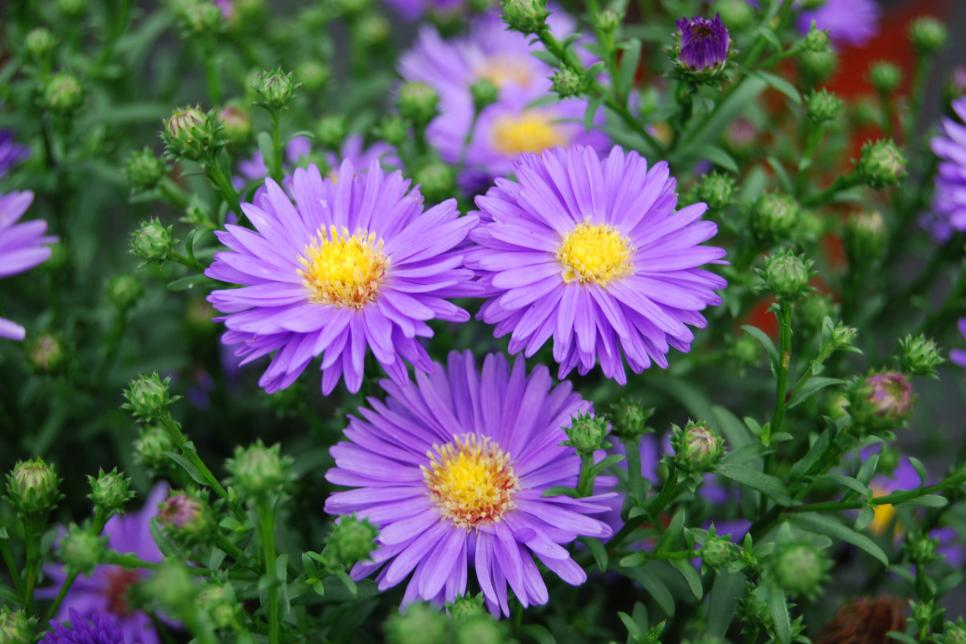
#> input picture partial-exams/1-kol-20/flowers.jpg, 966 x 644 px
$ python 1-partial-exam.py   (older library calls are emulated)
#> lines starting #> are read from the running program, lines starting #| are printed output that depends on the picture
"""

 Created on 17-Apr-21
 @author: Kiril Zelenkovski [161141]
 @topic: 1st partial exam

"""
import cv2
import matplotlib.pyplot as plt
import numpy as np

img = cv2.imread("flowers.jpg", 1)
#> img is the input picture: shape (644, 966, 3); mean B, G, R 93.5, 92.5, 88.3
img_rgb = cv2.cvtColor(img, cv2.COLOR_BGR2RGB)
img_gry = cv2.cvtColor(img, cv2.COLOR_BGR2GRAY)
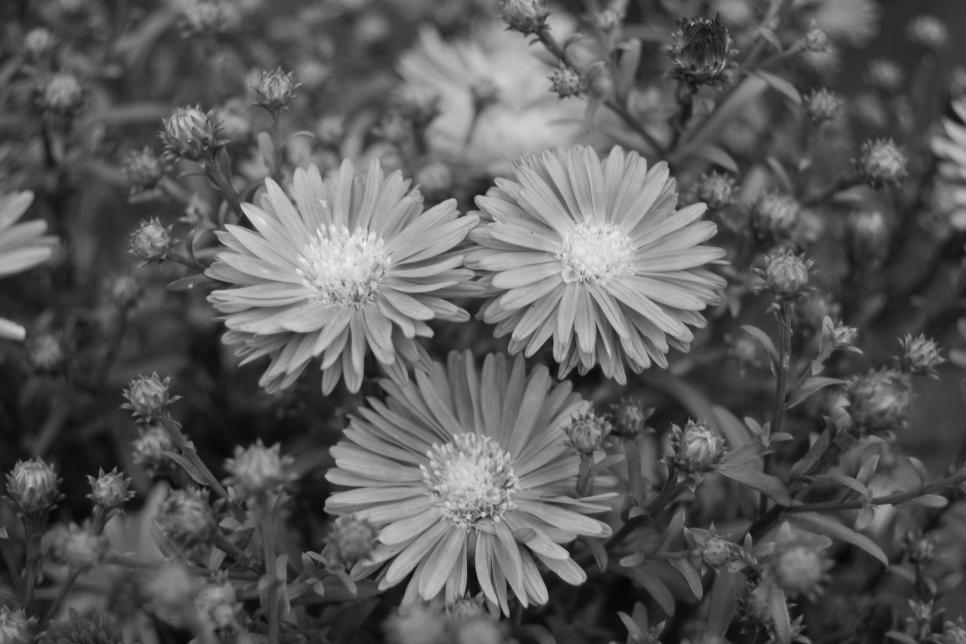
#> img_gry: shape (644, 966); min 4, max 241, mean 91.3
# create a mask
mask = np.zeros(img_gry.shape[:2], np.uint8)
mask[130:620, 180:730] = 255
masked_img = cv2.bitwise_and(img_gry, img_gry, mask=mask)
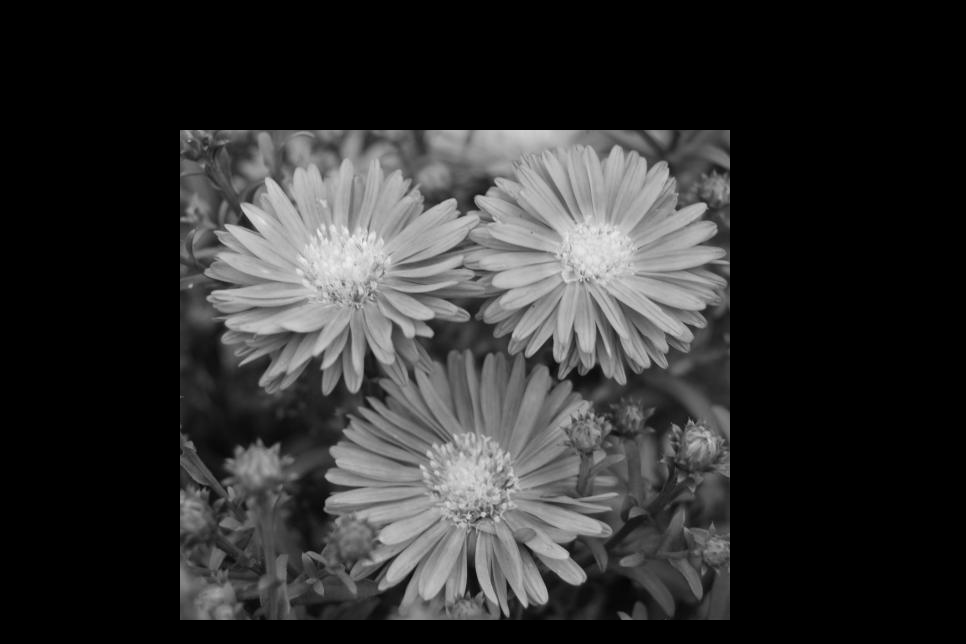
#> masked_img: shape (644, 966); min 0, max 241, mean 47.9

# Calculate histogram with mask and without mask
# Check third argument for mask
hist_mask = cv2.calcHist([img_gry], [0], mask, [256], [0, 256])
#> hist_mask = 256 values, max 2160 at index 178, min 0 at index 0, mean 1052.7

# Calculate sobel x: 1, 0
sobelx64f_x = cv2.Sobel(img_gry, cv2.CV_64F, 1, 0, ksize=5)
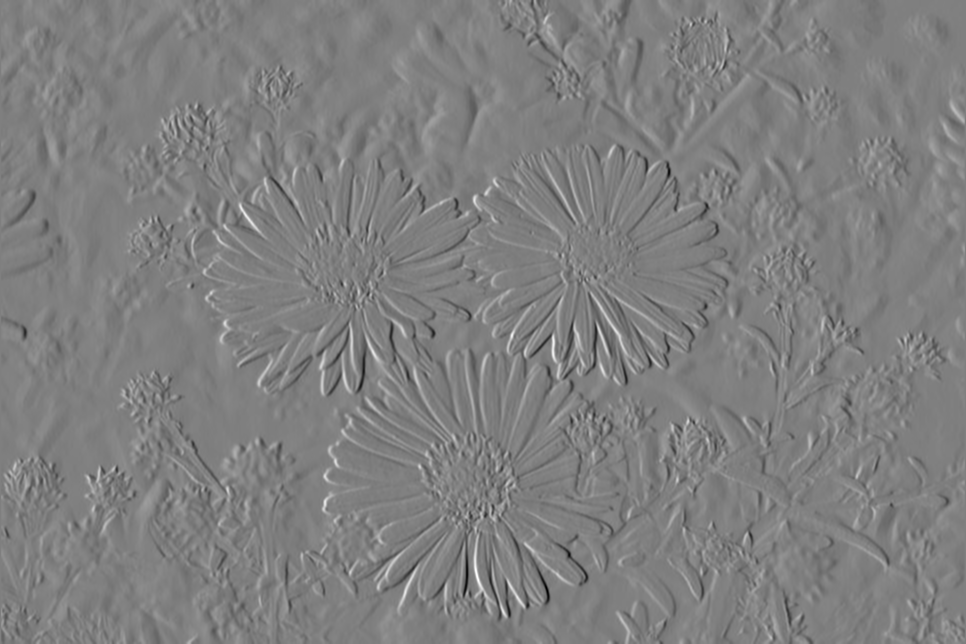
#> sobelx64f_x: shape (644, 966) float64; min -6752, max 6721, mean 1.4; drawn with min black and max white
abs_sobel64f_x = np.absolute(sobelx64f_x)
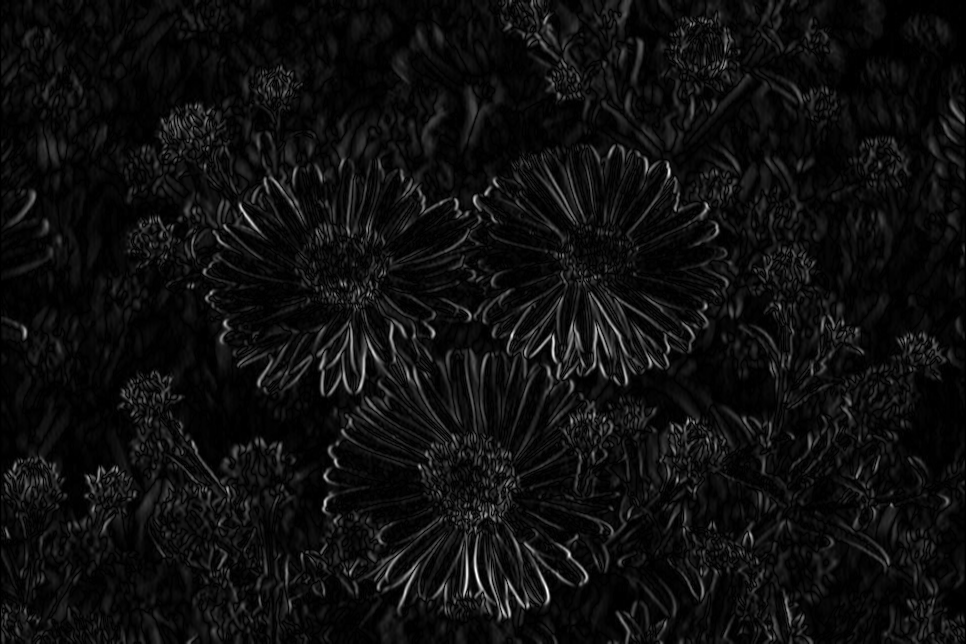
#> abs_sobel64f_x: shape (644, 966) float64; min 0, max 6752, mean 396.5; drawn with min black and max white
abs_sobel64f_x = abs_sobel64f_x / np.amax(abs_sobel64f_x[:])

# Calculate sobel y: 0, 1
sobelx64f_y = cv2.Sobel(img_gry, cv2.CV_64F, 1, 0, ksize=5)
abs_sobel64f_y = np.absolute(sobelx64f_y)
abs_sobel64f_y = abs_sobel64f_y / np.amax(abs_sobel64f_y[:])

plt.figure(1)
plt.subplot(3, 2, 1)
plt.imshow(img_rgb)

plt.subplot(3, 2, 2)
plt.imshow(img_gry, cmap='gray')

plt.subplot(3, 2, 3)
plt.imshow(masked_img, cmap='gray')

plt.subplot(3, 2, 4)
plt.plot(hist_mask)

plt.subplot(3, 2, 5)
plt.imshow(abs_sobel64f_x, cmap='gray')

plt.subplot(3, 2, 6)
plt.imshow(abs_sobel64f_y, cmap='gray')

plt.show()
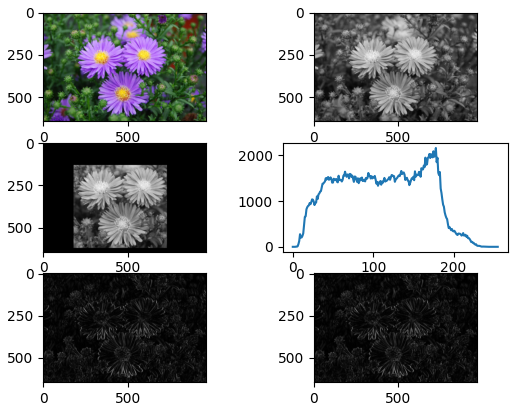
#> figure drawn by matplotlib, 6 panels; panel 4: curve peaks at x = 178, y = 2160
